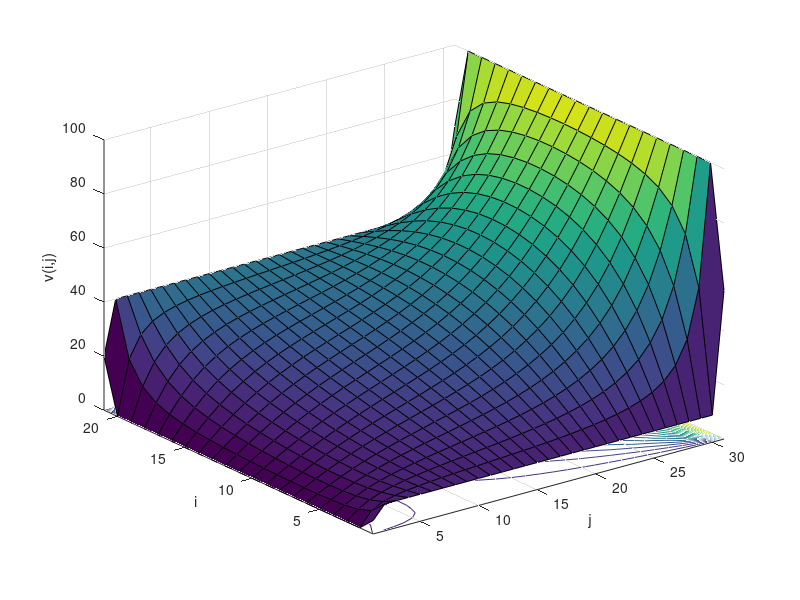
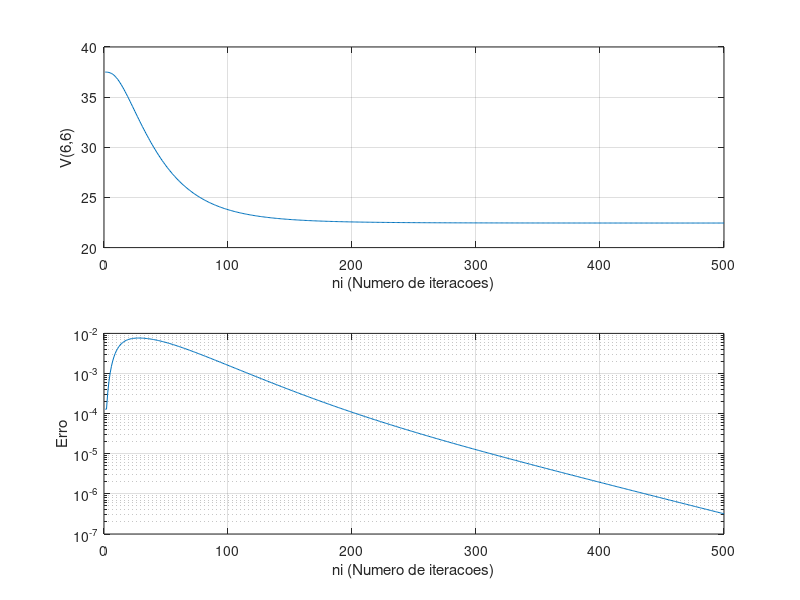
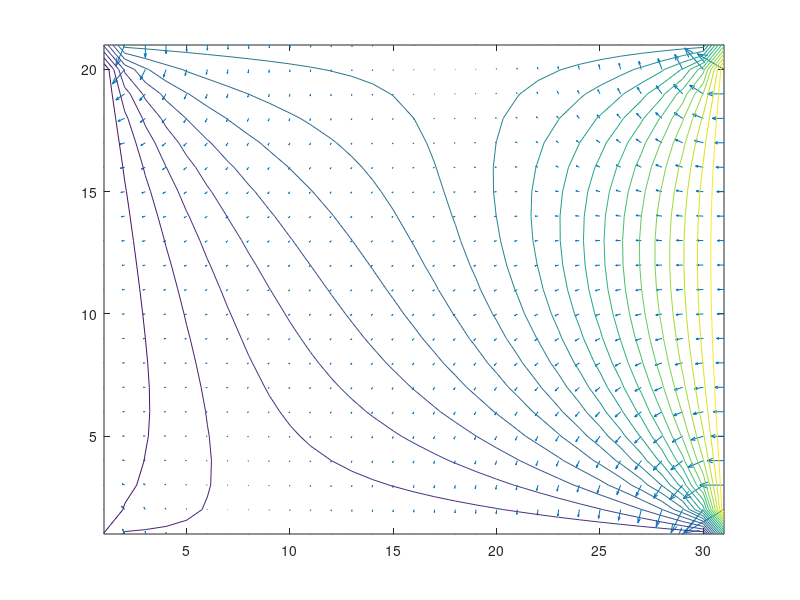

Recreate these plots in MATLAB, in order.
%Exemplo 15.4 - Metodo Iterativo

clc
clear
v1=10;
v2=100;
v3=40;
v4=0;
ni=500;
N=20;       %No de divisoes em y
nx=1.5*N+1; %No de nos em x
ny=N+1;     %No de nos em y

%ESTABELE�A OS VALORES INICIAIS IGUAIS A ZERO
v=37.5.*ones(ny,nx);





%POTENCIAIS FIXOS ESTÃO EM NÓS FIXOS
for i=2:ny-1
    v(i,1)=v4;
    v(i,nx)=v2;
end
for j=2:nx-1
    v(1,j)=v1;
    v(ny,j)=v3;
end
v(1,1)=0.5*(v1+v4);
v(ny,1)=0.5*(v4+v3);
v(1,nx)=0.5*(v1+v2);
v(ny,nx)=0.5*(v2+v3);

%ENCONTRE v(i,j) USANDO A EQUA�AO (15.15) AP�S ni ITERA�OES
i_con=(N/2)+1;
j_con=(N)/2+1;
for k=1:ni
    k
    for i=2:ny-1
        for j=2:nx-1
            v(i,j)=0.25*(v(i+1,j)+v(i-1,j)+v(i,j+1)+v(i,j-1));
        end
    end
    vv(k)=v(i_con,j_con);
    if k>1
        e(k)=abs((vv(k)-vv(k-1))./vv(k));
    end
end
vv(k)
e(1)=e(2);
figure(1),surf(v),xlabel('j'),ylabel('i'),zlabel('v(i,j)')
hold on,contour(v,20)
figure(2),subplot(2,1,1),plot(vv),grid,xlabel('ni (Numero de iteracoes)'),ylabel('V(6,6)')
subplot(2,1,2),semilogy(e),grid,xlabel('ni (Numero de iteracoes)'),ylabel('Erro')
[Ex,Ey] = gradient(v);
figure(3),quiver(-1.*Ex,-1.*Ey,2),hold on,contour(v,20)


